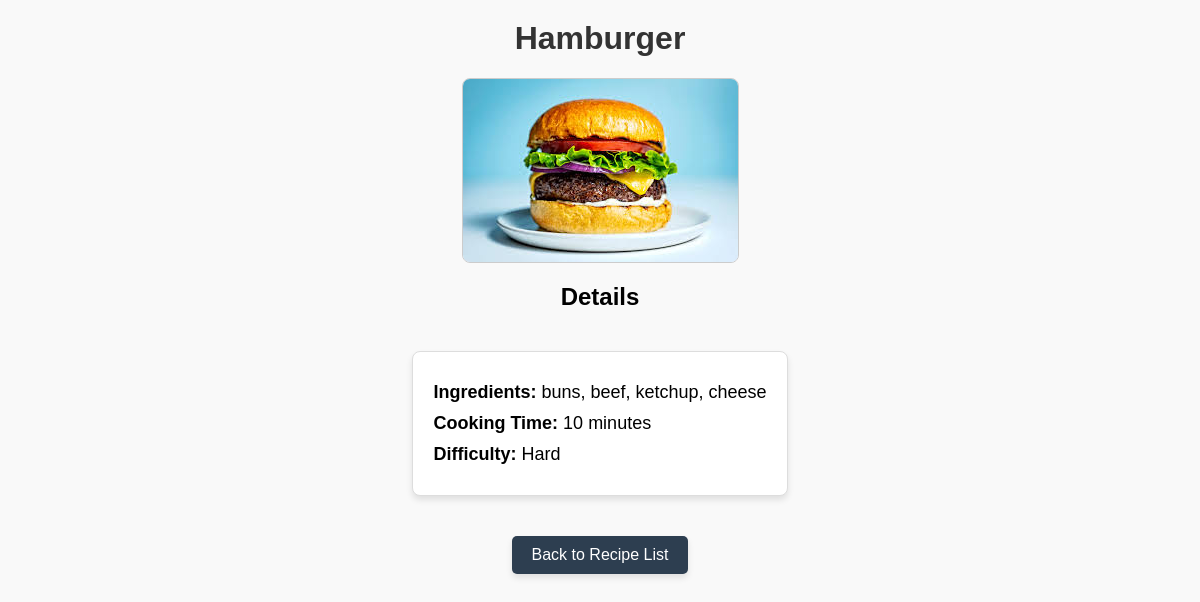
The app's page /list/2 (signed in) with its own data.
### recipes/models.py (models this page shows, shortened)
class Recipe(models.Model):
    name = models.CharField(max_length=50)
    ingredients = models.CharField(max_length=255)
    cooking_time = models.IntegerField()
    difficulty = models.CharField(max_length=20, blank=True) # Optional or default value
    pic = models.ImageField(upload_to='recipes', default='no_picture.jpg')
    created_date = models.DateTimeField(auto_now_add=True)

### recipes/views.py (the view)
# urls.py: path('list/<int:pk>', RecipeDetailView.as_view(), name='recipes_detail'),
class RecipeDetailView(LoginRequiredMixin, DetailView):
    model = Recipe
    template_name = 'recipes/recipes_detail.html'

### recipes/templates/recipes/recipes_detail.html (shortened to what this page needs)
<!DOCTYPE html>
<html>
<head>
</head>
<body>
    <h1>{{ object.name }}</h1>
    {% if object.pic %}
    <img src="{{ object.pic.url }}" alt="{{ object.name }}" style="max-width: 400px; height: auto;">
    {% else %}
    <p>No picture available</p>
    {% endif %}
    <h2>Details</h2>
    <ul>
        <li><strong>Ingredients:</strong> {{ object.ingredients }}</li>
        <li><strong>Cooking Time:</strong> {{ object.cooking_time }} minutes</li>
        <li><strong>Difficulty:</strong> {{ object.difficulty }}</li>
    </ul>
    <div>
        <a href="{% url 'recipes:recipes_list' %}">Back to Recipe List</a>
    </div>
</body>
</html>

### recipes/templates/recipes/recipes_detail.html (style rules this page uses)
body { font-family: Arial, sans-serif; text-align: center; margin: 0; padding: 0; background-color: #f9f9f9; }
h1 { margin-top: 20px; color: #333; }
img { display: block; margin: 20px auto; max-width: 80%; height: auto; border: 1px solid #ccc; border-radius: 8px; }
ul { list-style-type: none; padding: 0; margin: 20px auto; display: inline-block; text-align: left; background: #fff; border: 1px solid #ddd; border-radius: 8px; padding: 20px; box-shadow: 0 4px 6px rgba(0, 0, 0, 0.1); }
li { margin: 10px 0; font-size: 18px; }
a { display: inline-block; margin-top: 20px; text-decoration: none; padding: 10px 20px; color: white; background-color: #2d3e50; border-radius: 5px; font-size: 16px; box-shadow: 0 4px 6px rgba(0, 0, 0, 0.1); transition: background-color 0.3s; }

### records on screen
Recipe: name "Hamburger", pic (picture), ingredients "buns, beef, ketchup, cheese", cooking_time "10", difficulty "Hard"
